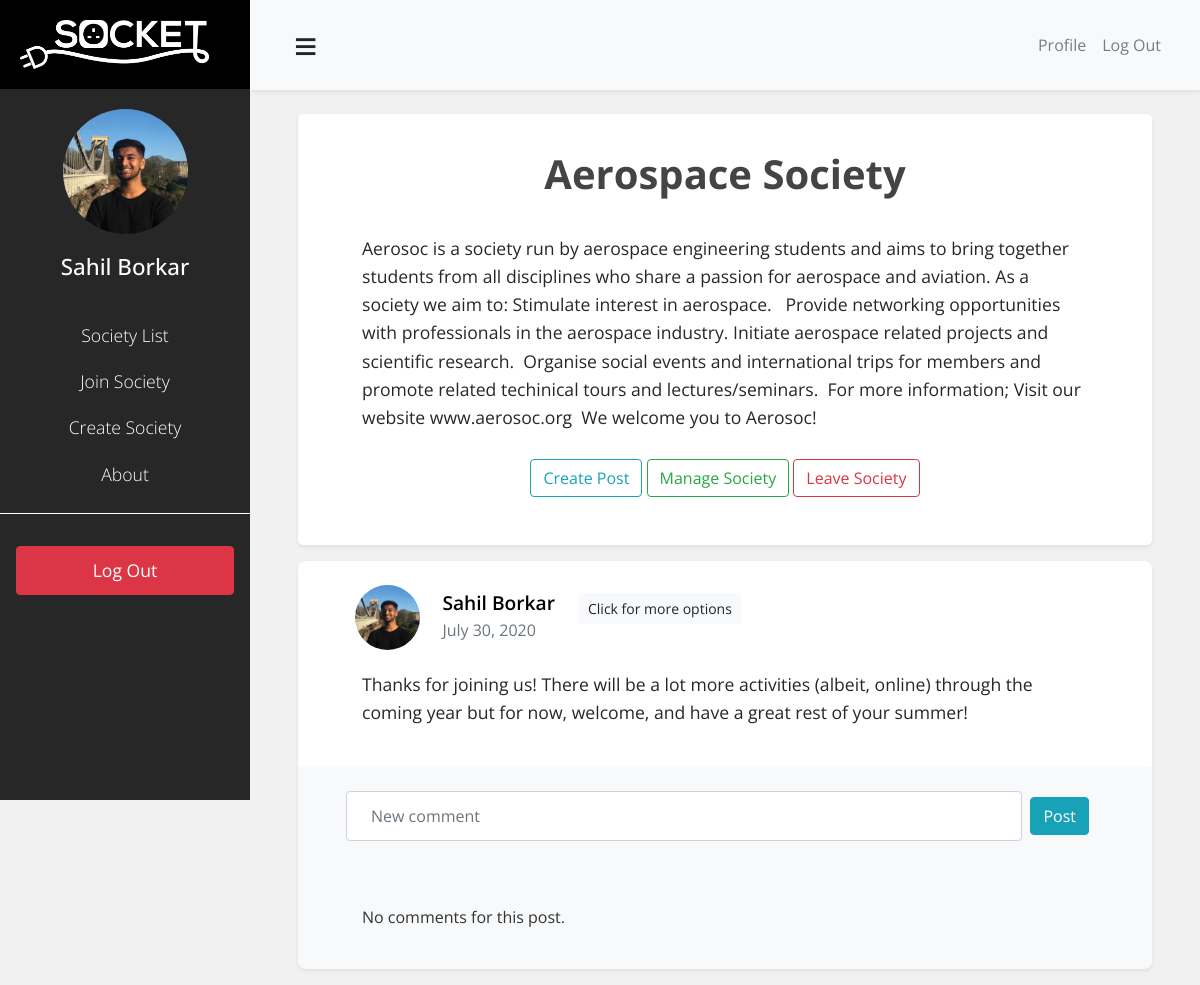
The page /sochome/921/ (signed in) on the database as committed earlier.
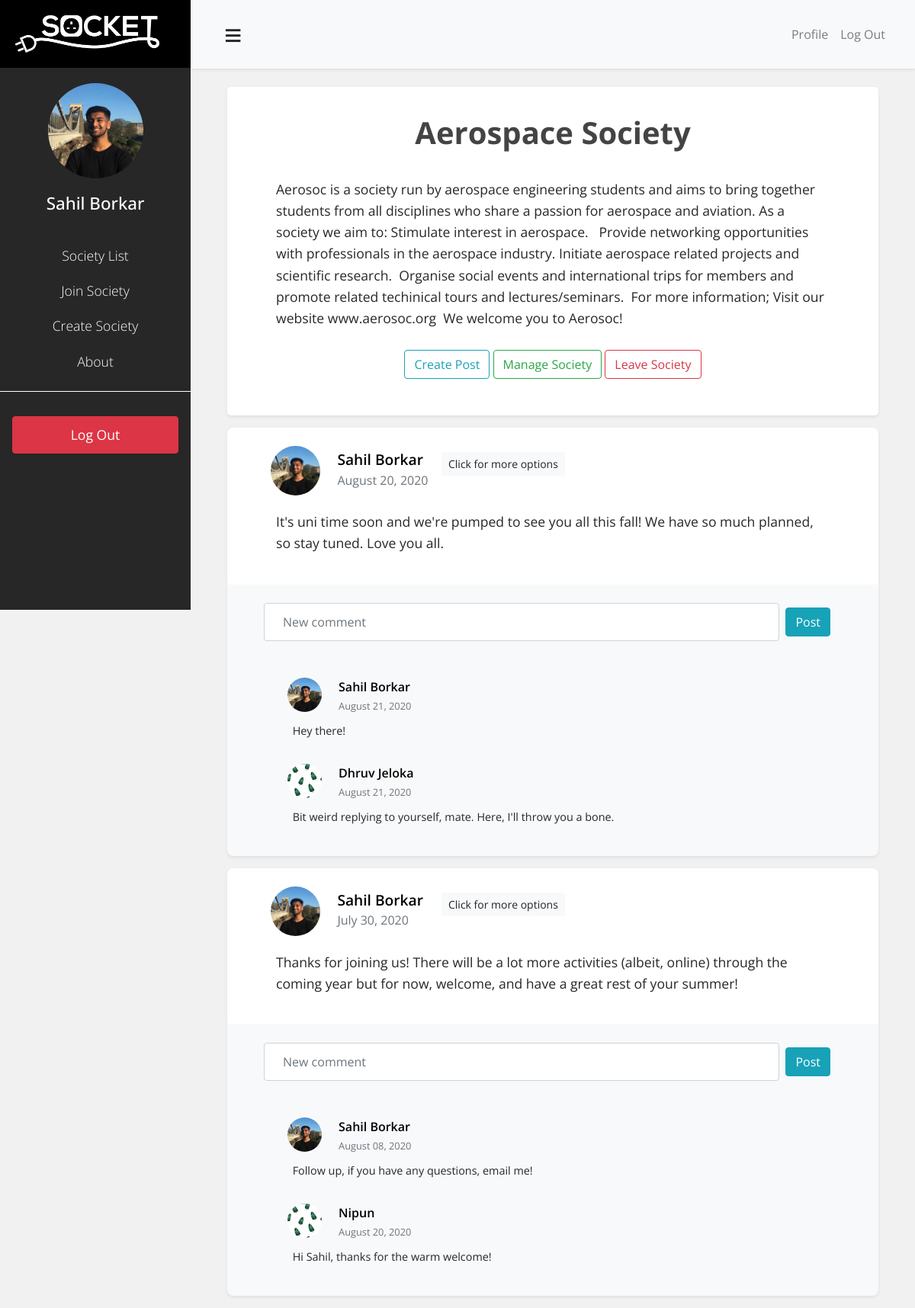
The same page on the database as committed later.
### users/models.py (models this page shows, shortened)
class Profile(models.Model):
    user = models.OneToOneField(User, on_delete=models.CASCADE)
    image = models.ImageField(default='default.jpg', upload_to='profile_pics')

### societies/models.py (models this page shows, shortened)
class SocietyMembership(models.Model):
    member = models.ForeignKey(User, related_name='society_membership', on_delete=models.CASCADE)
    society = models.ForeignKey('Society', related_name='society_membership', on_delete=models.CASCADE)
    is_leader = models.BooleanField(default=False)

class Society(models.Model):
    name = models.CharField(max_length = 200, unique=False)
    description = models.TextField()
    members = models.ManyToManyField(
        User,
        verbose_name=("Members"),
        related_name='societies',
        through='SocietyMembership'
    )

class SocPost(models.Model):
    title = models.CharField(max_length = 100)
    content = models.TextField()
    date_posted = models.DateTimeField(default=timezone.now)
    author = models.ForeignKey(User, on_delete=models.CASCADE)
    society = models.ForeignKey(Society, on_delete=models.CASCADE, related_name="posts")
    date_posted = models.DateTimeField(default=timezone.now)

class SocComment(models.Model):
    post = models.ForeignKey(SocPost, on_delete=models.CASCADE, related_name="comments")
    author = models.ForeignKey(User, on_delete=models.CASCADE)
    content = models.TextField()
    date_posted = models.DateTimeField(default=timezone.now)

### blog/views.py (the view, shortened to what this page needs)
# urls.py: path('sochome/<int:oid>/', views.sochome, name='blog-sochome'),
@login_required
def sochome(request, oid):
    society = Society.objects.filter(id=oid).first()
    membership = SocietyMembership.objects.get(member=request.user, society=society)
    response_data = {}
    context = {
        'membership': membership,
        'posts': society.posts.all().order_by('-date_posted')
    }
    return render(request, 'blog/sochome.html', context)

### blog/templates/blog/sochome.html (shortened to what this page needs)
{% extends "blog/base.html" %}
{% block content %}
    <div class="rounded-lg shadow-sm bg-white sochome-banner" id="soc-banner">
        <h1 class="sochome-title">{{ membership.society.name }} </h1>
        <p class="post-content">{{ membership.society.description}}<br><br>
        <div class="text-center" style="margin-top:-2em;">
        {% if membership.is_leader%}
            <a href="{% url 'post-create' membership.society.id %}" class="btn btn-outline-info">Create Post</a>
            <a href="{% url 'society-manage' society_id=membership.society.id %}" class="btn btn-outline-success">Manage Society</a>
        {% endif %}
            <a href="{% url 'society-leave' society_id=membership.society.id %}" class="btn btn-outline-danger">Leave Society</a>
        </div>
    </div>
    {% for post in posts %}
        <div class="mt-3 px-5 pt-4 pb-2 bg-white shadow-sm" style="border-top-left-radius: 0.5rem; border-top-right-radius: 0.5rem;">
            <div class="row">
                <div class="col-xs-1 pl-4">
                    <img class="rounded-circle post-image" src="{{ post.author.profile.image.url }}" />
                </div>
                <div class="col-xs-4 pt-1">
                    <a class="mr-2 post-author-name" href="#">{{ post.author.first_name }} {{ post.author.last_name }}</a>
                    <small class="text-muted post-time"><br>{{ post.date_posted|date:"F d, Y" }}</small>
                </div>
                <div class="col-xs-7 ml-3 pt-2">
                    <a href="{% url 'post-detail' society_id=membership.society.id pk=post.id %}" class="btn btn-light btn-sm">Click for more options</a>
                </div>
            </div>
            <div class="row">
                <div class="col-sm-12">
                    <p class="post-content">{{ post.content }}</p>
                </div>
            </div>
        </div>
        <div id="{{post.id}}-comment-section" class="mb-3 pr-5 pt-4 pb-2 bg-light shadow-sm border-light" style="border-bottom-left-radius: 0.5rem; border-bottom-right-radius: 0.5rem;">
            <div class="col-sm-12 pl-5 pb-5">
                <form class="form-inline" method="POST" action="" style="display:flex" id="comment"> {% csrf_token %}
                    <input id="{{post.id}}" type="search" name="comment" placeholder="New comment" class="form-control mr-sm-2 p-4" style="flex-grow:1;">
                    <button name="post_id" class="btn btn-info my-2 my-sm-0 " value="{{post.id}}" onclick="update_comment({{post.id}}, event)"> Post </button>
                </form>
            </div>
            {% for comment in post.comments.all %}
            <div class="row">
                <div class="col-xs-1 offset-1 pl-4">
                    <img class="rounded-circle comment-image" src="{{ comment.author.profile.image.url }}" />
                </div>
                <div class="col-xs-4">
                    <a class="mr-2 comment-author-name" href="#">{{ comment.author.first_name }} {{ comment.author.last_name }}</a>
                    <small class="text-muted comment-time"><br>{{ comment.date_posted|date:"F d, Y" }}</small>
                </div>
            </div>
            <div class="row">
                <div class="col-sm-12 offset-1">
                    <p class="comment-content">{{ comment.content }}</p>
                </div>
            </div>
        {% empty %}
        <div class="px-5">
            <p>No comments for this post.</p>
        </div>
        {% endfor %}
        </div>
    {% endfor %}
{% endblock content %}

### blog/templates/blog/base.html (shortened to what this page needs)
{%load static%}
<!DOCTYPE html>
<html>
<head>
        <link rel="stylesheet" href="https://stackpath.bootstrapcdn.com/bootstrap/4.3.1/css/bootstrap.min.css">
        <link rel="stylesheet" type="text/css" href="{% static 'blog/main.css' %}">
        <link rel="stylesheet" href="https://cdnjs.cloudflare.com/ajax/libs/malihu-custom-scrollbar-plugin/3.1.5/jquery.mCustomScrollbar.min.css">
</head>
<body>
    <div class="wrapper">
        <nav id="sidebar">
            <div class="sidebar-header">
                <a href="/">
                    <img src="{%static 'blog/logo.png'%}">
                </a>
            </div>
            <ul class="list-unstyled components text-center" >
                {% if user.is_authenticated %}
                <div class="text-center sidebar-profile">
                    <a href="{% url 'profile' %}">
                        <img class="rounded-circle" src="{{ user.profile.image.url }}">
                        <h3>{{user.first_name}} {{user.last_name}}</h3>
                    </a>
                </div>
                {% endif %}
                {% url 'blog-soclist' as soclist %}
                {% url 'join-society' as joinsoc %}
                {% url 'society-register' as socregister %}
                <li {%if request.path == soclist%} class="active"{%endif%}>
                    <a href="{% url 'blog-soclist' %}" >Society List</a>
                </li>
                <li {%if request.path == joinsoc%} class="active"{%endif%}>
                    <a href="{% url 'join-society' %}">Join Society</a>
                </li>
                <li {%if request.path == socregister%} class="active"{%endif%}>
                    <a href="{% url 'society-register' %}">Create Society</a>
                </li>
                <li>
                    <a href="#">About</a>
                </li>
            </ul>
            <ul class="list-unstyled pt-3 auth-options">
                {% if user.is_authenticated %}
                    <li>
                        <a href="{% url 'logout'%}" class="download btn btn-danger m-3">Log Out</a>
                    </li>
                {% endif %}
            </ul>
        </nav>
        <div id="main-content">
            <nav class="navbar navbar-expand-lg navbar-light bg-light">
                <div class="container-fluid">
                    <button type="button" id="sidebarCollapse" class="btn btn-light">
                        <span style="font-size: 40px; padding=1px;">&#8801</span>
                    </button>
                    <div class="collapse navbar-collapse" id="navbarSupportedContent">
                        <ul class="nav navbar-nav ml-auto">
                            {% if user.is_authenticated %}
                            <li class="nav-item">
                                <a class="nav-link" href="{% url 'profile'%}">Profile</a>
                            </li>
                            <li class="nav-item">
                                <a class="nav-link" href="{% url 'logout'%}">Log Out</a>
                            </li>
                            {% endif %}
                        </ul>
                    </div>
                </div>
            </nav>
            <div class="mx-5 pt-4">
            {% block content %}{% endblock %}
            </div>
        </div>
    </div>
</body>
</html>

### blog/static/blog/main.css (style rules this page uses)
* { font-family:'Open Sans', sans-serif; }
body { color: #333333; background: #f1f1f1; }
h1, h2, h4, h5, h6 { color: #444444; padding: 1.5rem; text-align: center; font-family: 'Open Sans', sans-serif; font-weight: 700; }
h3 { color: #444444; padding: 1.5rem; text-align: center; }
p { padding:1rem; font-family: 'Open Sans', sans-serif; font-weight: 400; }
ul { margin: 0; }
.navbar { box-shadow: 1px 1px 5px rgba(0, 0, 0, 0.1); }
.sochome-banner { padding:1em 3em 3em 3em; }
.sochome-title { padding-top:0.5em; padding-bottom:0.2em; }
.post-content { padding-top:20px; font-size: 1.1em; line-height: 1.6em; color:#272727; }
.post-author-name { font-family:'Open Sans', sans-serif; font-weight:600; color:#000; font-size:1.2em; }
.post-author-name:link { text-decoration:none; }
.post-time { font-size:1em; }
.post-image { height: 65px; width: 65px; margin-right:1.4em; }
.comment-image { height: 45px; width: 45px; margin-right:1.4em; }
.comment-content { padding-top:10px; font-size: 0.9em; line-height:1.6em; color:#272727; }
.comment-author-name { font-family:'Open Sans', sans-serif; font-weight:600; color:#000; font-size:1em; }
.comment-author-name:link { text-decoration:none; }
.comment-time { font-size:0.8em; }
.wrapper { display: flex; width: 100%; }
#main-content { width: calc(100% - 250px); min-height: 100vh; transition: all 0.3s; position: absolute; top: 0; right: 0; }
#sidebar { width:250px; height: 100vh; position: fixed; z-index: 999; top: 0; left: 0; background-color: #272727; color: #fff; transition: all 0.3s; }
#sidebar .sidebar-header { padding: 20px; background: #000; color: #fff; }
.sidebar-header img { max-height: 100%; max-width: 90%; }
#sidebar .sidebar-profile { background: #272727; }
#sidebar ul.components .sidebar-profile a h3 { color:#fff; font-size:1.4em; padding-top:0; padding-bottom:1em; }
#sidebar ul.components .sidebar-profile a:link { text-decoration: none; }
#sidebar .sidebar-profile img { margin:20px 0px 20px 0px; height: 125px; width: 125px; }
#sidebar .components { background-color: #272727; }
#sidebar ul.components { padding: 0em 0em 1em 0em; border-bottom: 1px solid #fff; font-family: Open Sans, sans-serif; font-weight: 300; }
#sidebar ul li a { padding: 10px; font-size: 1.1em; display: block; color: #fff; text-decoration: none; }

Rows that differ between the two databases and show on the page:
added SocPost: author.profile.image (picture), author.first_name "Sahil", author.last_name "Borkar", date_posted "August 20, 2020", content "It's uni time soon and we're pumped to see you all this fall! We have so much planned, so stay tuned. Love you all.", {{ post.id }} 24 (drawn)
added SocComment: author.profile.image (picture), author.first_name "Sahil", author.last_name "Borkar", date_posted "August 21, 2020", content "Hey there!"
added SocComment: author.profile.image (placeholder picture), author.first_name "Dhruv", author.last_name "Jeloka", date_posted "August 21, 2020", content "Bit weird replying to yourself, mate. Here, I'll throw you a bone.", shown under "Sahil"
shown differently, row unchanged: SocPost "July 30, 2020": no longer shows "No comments for this post."
added SocComment: author.profile.image (picture), author.first_name "Sahil", author.last_name "Borkar", date_posted "August 08, 2020", content "Follow up, if you have any questions, email me!", shown under SocPost "July 30, 2020"
added SocComment: author.profile.image (placeholder picture), author.first_name "Nipun", date_posted "August 20, 2020", content "Hi Sahil, thanks for the warm welcome!", shown under SocPost "July 30, 2020"
